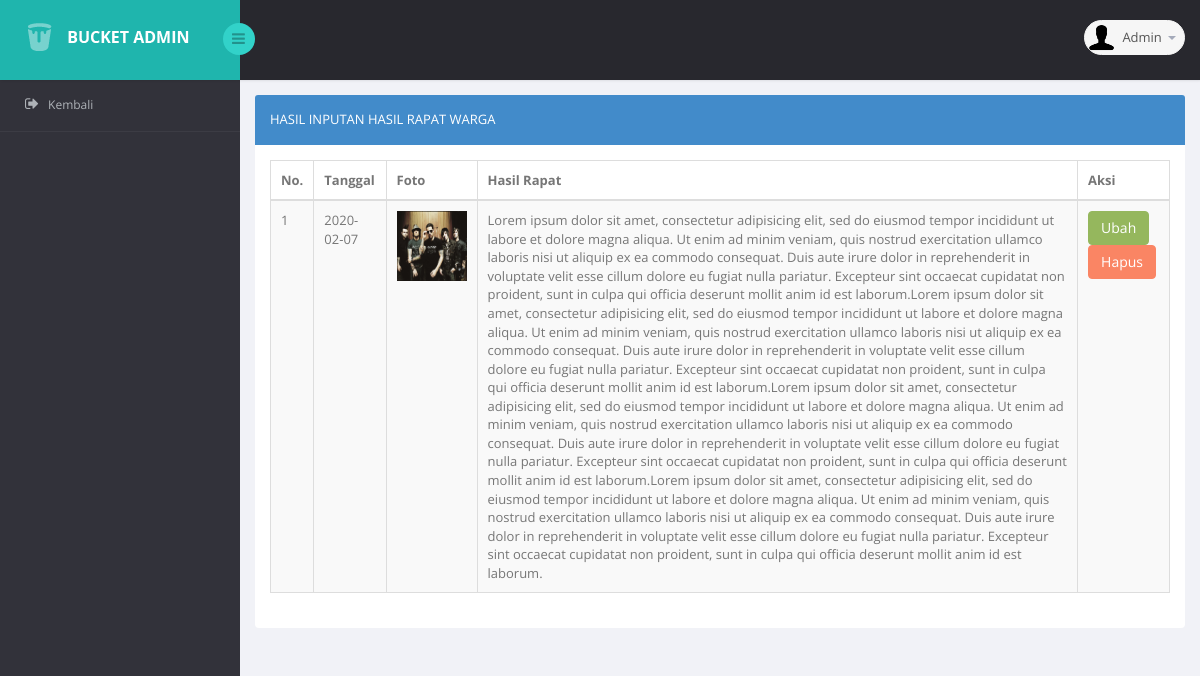
Screenshot of /admin/hasil_input_rapat_warga.php (signed in) with the database file from the repository.
### tables this page shows
CREATE TABLE `tabel_hasil_rapat` (
  `id` int(11) NOT NULL,
  `tanggal` date NOT NULL,
  `foto` varchar(500) NOT NULL,
  `hasil_rapat` mediumtext NOT NULL
);

### admin/functions.php (called while the page is built, shortened)
<?php
$conn = mysqli_connect("localhost","root","","perumahan");
function query($query){
	global $conn;
	$result 		= mysqli_query($conn,$query);
	$rows 			= [];
	while ($row 	= mysqli_fetch_assoc($result)) {
	$rows [] 		= $row;
	}
	return $rows;
}
 ?>

### admin/hasil_input_rapat_warga.php (the view, shortened to what this page needs)
<?php
require 'functions.php';
$hasilInputan = query("SELECT * FROM tabel_hasil_rapat");
 ?>
<!DOCTYPE html>
<html lang="en">
<head>
    <link href="bs3/css/bootstrap.min.css" rel="stylesheet">
    <link href="css/bootstrap-reset.css" rel="stylesheet">
    <link href="font-awesome/css/font-awesome.css" rel="stylesheet" />
    <link href="css/table-responsive.css" rel="stylesheet" />
    <link href="css/style.css" rel="stylesheet">
    <link href="css/style-responsive.css" rel="stylesheet" />
</head>
<body>
<section id="container" >
<header class="header fixed-top clearfix">
<div class="brand">
    <a href="index.php" class="logo">
        <img src=images/logo.png alt="">
    </a>
    <div class="sidebar-toggle-box">
        <div class="fa fa-bars"></div>
    </div>
</div>
<div class="top-nav clearfix">
    <ul class="nav pull-right top-menu">
        <li class="dropdown">
            <a data-toggle="dropdown" class="dropdown-toggle" href="#">
                <img alt="" src="images/2.png" width="33" height="33">
                <span class="username">Admin</span>
                <b class="caret"></b>
            </a>
        </li>
</div>
</header>
<aside>
    <div id="sidebar" class="nav-collapse">
                    <div class="leftside-navigation">
            <ul class="sidebar-menu" id="nav-accordion">
            <li>
               <a href="index.php">
                    <i class="fa fa-sign-out"></i>
                    <span>Kembali</span>
                </a>
            </li>
        </ul>
    </div>
    </div>
</aside>
    <section id="main-content">
        <section class="wrapper">
        <div class="row">
            <div class="col-sm-12">
           <section class="panel panel-primary">
                    <header class="panel-heading">
                        Hasil Inputan Hasil Rapat Warga
                    </header>
                    <div class="panel-body">
                        <section id="no-more-tables">
                            <table action="" method="post" class="table table-bordered table-striped table-condensed cf">
                                <thead class="cf">
                                <tr>
                                    <th> No. </th>
                                    <th> Tanggal </th>
                                    <th> Foto </th>
                                    <th> Hasil Rapat </th>
                                    <th> Aksi </th>
                                </tr>
                                </thead>
                                <tbody>
                                <?php $i = 1; ?>
                                <?php foreach ($hasilInputan as $hasil) :?>
                                <tr>
                                    <td data-title="No."><?= $i;  ?></td>
                                    <td data-title="Tanggal"><?= $hasil["tanggal"];  ?></td>
                                    <td data-title="Foto"><img width="70" height="70" src="images/<?= $hasil["foto"] ?>"></td>
                                    <td data-title="Hasil Rapat"><?= $hasil["hasil_rapat"] ; ?></td>
                                    <td data-title="Aksi">
                                        <a href="ubah_hasil_rapat.php?id=<?=$hasil["id"];?>" class="btn btn-success">Ubah</a>
                                        <a href="hapus_hasil_rapat.php?id=<?=$hasil["id"];?>" class="btn btn-danger">Hapus</a>
                                    </td>
                                </tr>
                                <?php $i++; ?>
                                <?php endforeach; ?>
                                </tbody>
                            </table>
                        </section>
                    </div>
                </section>
            </div>
        </div>
        </section>
    </section>
</section>
</body>
</html>

### rows the page displays
tabel_hasil_rapat: tanggal "2020-02-07", foto (picture), hasil_rapat "Lorem ipsum dolor sit amet, consectetur adipisicing elit, sed do eiusmod tempor incididunt ut labore et dolore magna aliqua. Ut enim ad minim veniam, quis nostrud exercitation ullamco laboris nisi ut aliquip ex ea commodo consequat. Duis aute irure dolor in reprehenderit in voluptate velit esse cillum dolore eu fugiat nulla pariatur. Excepteur sint occaecat cupidatat non proident, sunt in culpa qui officia deserunt mollit anim id est laborum.Lorem ipsum dolor sit amet, consectetur adipisicing elit, sed do eiusmod tempor incididunt ut labore et dolore magna aliqua. Ut enim ad minim veniam, quis nostrud exercitation ullamco laboris nisi ut aliquip ex ea commodo consequat. Duis aute irure…"
